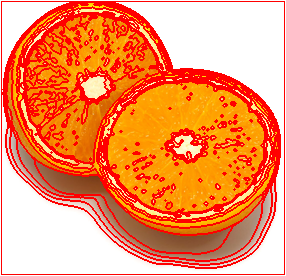
%> input picture 1.png, 286 x 276 px
$ octave --eval "result = Lvvtilde(rgb2gray(imread('../1.png')));"   (GNU Octave 9; MATLAB toolbox functions it lacks are replaced by stand-ins)
%> lines starting %> are read from the running program, lines starting %| are printed output that depends on the picture
function Lvv = Lvvtilde(image, shape)

% Makes sure the shape is set to 'same'
if (nargin < 2)
shape = 'same';
end

% Difference approximations of first order derivative
dx = padarray([1/2, 0, -1/2], [2, 1], 0, 'both');
dy = padarray([1/2, 0, -1/2]', [1, 2], 0, 'both');

% Difference approximations of second order derivative
dxx = padarray([1, -2, 1], [2, 1], 0, 'both');
dyy = padarray([1, -2, 1]', [1, 2], 0, 'both');


dxy = conv2([1/2, 0, -1/2], [1/2, 0, -1/2]', 'same');

% Calculations
Lx = conv2(image, dx,  shape);
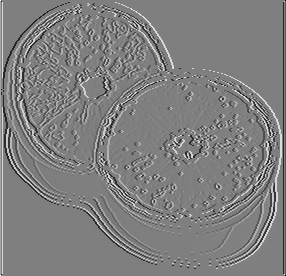
%> Lx: size 276x286 double; min -127.5, max 127.5, mean 0; drawn with min black and max white
Ly = conv2(image, dy,  shape);
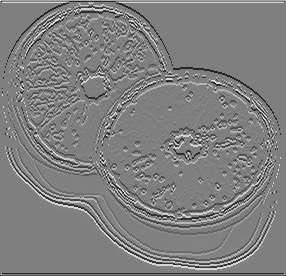
%> Ly: size 276x286 double; min -127.5, max 127.5, mean 0; mean of the top-left, top-right, bottom-left and bottom-right quarters 0.1, 0.2, -0.1, -0.2; drawn with min black and max white
Lxx = conv2(image, dxx, shape);
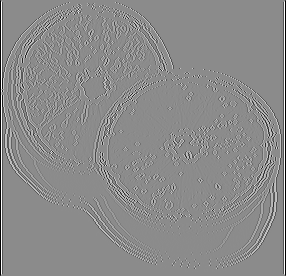
%> Lxx: size 276x286 double; min -434, max 358, mean -1.8; drawn with min black and max white
Lxy = conv2(image, dxy, shape);
%> Lxy: size 276x286 double; every value is 0
Lyy = conv2(image, dyy, shape);
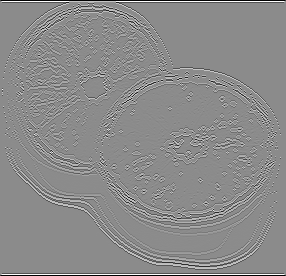
%> Lyy: size 276x286 double; min -434, max 358, mean -1.8; mean of the top-left, top-right, bottom-left and bottom-right quarters -1.9, -1.9, -1.8, -1.8; drawn with min black and max white

% Done instead of having to devide by the gradient magnitude
Lvv = (Lx .^ 2) .* Lxx + 2*(Lx .* (Ly .* Lxy)) + (Ly .^ 2) .* Lyy;
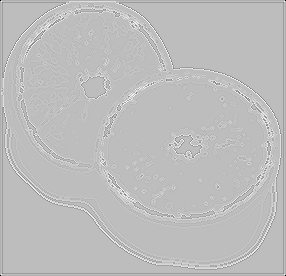
%> Lvv: size 276x286 double; min -8290687.5, max 2867669.5, mean -1639.7; drawn with min black and max white

end
